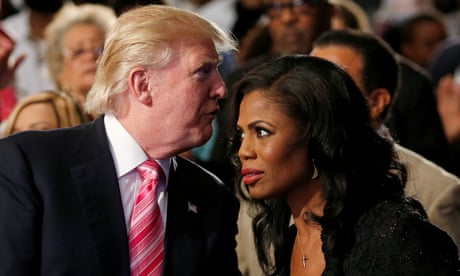
#> input picture assets/original/skin2.jpg, 460 x 276 px
$ python index.py
#> lines starting #> are read from the running program, lines starting #| are printed output that depends on the picture; after the words box and inside, x2 and y2 are one past the last pixel; in counts of white or black regions, pixels touching at a corner belong together
### modules/skin_detection.py
import cv2
import numpy as np
import matplotlib.pyplot as plt

min_HSV = np.array([0, 58, 30], dtype = "uint8")
max_HSV = np.array([33, 255, 255], dtype = "uint8")

def get_skin_region(image):
  image_BGR = cv2.imread(image)
  image_HSV = cv2.cvtColor(image_BGR, cv2.COLOR_BGR2HSV)

  return cv2.inRange(image_HSV, min_HSV, max_HSV), image_BGR


def get_skin(image):
#> called with image = './assets/original/skin2.jpg'
  skin_region, image_BGR = get_skin_region(image)
#> in get_skin_region, image_BGR is the input picture: shape (276, 460, 3); mean B, G, R 46.9, 55.6, 76.7
#> in get_skin_region, `image_HSV = cv2.cvtColor(image_BGR, cv2.COLOR_BGR2HSV)`: image_HSV: shape (276, 460, 3); mean H, S, V 41.7, 113.4, 77.8
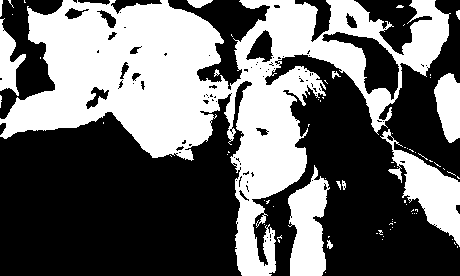
#> skin_region: shape (276, 460); 41.3% white; 74 white regions (61 under 20 px), largest, box (x1, y1, x2, y2) and area: (0, 0, 451, 276) 43260, (380, 129, 460, 247) 3258, (288, 165, 330, 276) 3020
  image_HSV = cv2.bitwise_and(image_BGR, image_BGR, mask = skin_region)
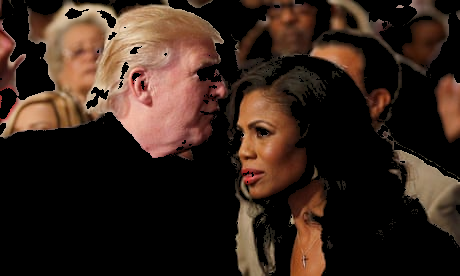
#> image_HSV: shape (276, 460, 3); mean B, G, R 27.4, 36.4, 53.5

  return image_HSV, np.hstack([image_BGR, image_HSV])

### modules/convert.py
import cv2
import numpy as np
import matplotlib.pyplot as plt

def gray2color(image):
  image_BGR = cv2.imread(image)
  colored_image = cv2.applyColorMap(image_BGR, cv2.COLORMAP_INFERNO)

  return colored_image, np.hstack([image_BGR, colored_image])

### index.py
#! env/bin/python3
import cv2
import numpy as np
import matplotlib.pyplot as plt

from modules import skin_detection, convert

_, image = skin_detection.get_skin("./assets/original/skin2.jpg")
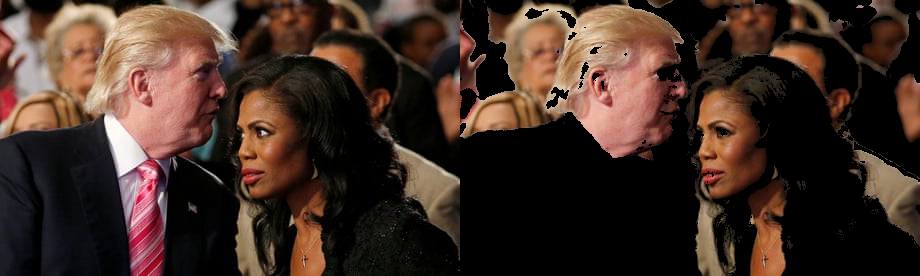
#> image: shape (276, 920, 3); mean of channels 0, 1, 2 37.2, 46, 65.1; drawn as B, G, R

cv2.imwrite("./assets/transformed/hsv.png", image)

_, gray_image = convert.gray2color("./assets/original/gray1.jpg")
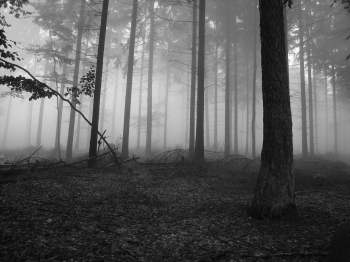
#> input picture assets/original/gray1.jpg, 350 x 262 px
#> in gray2color, image_BGR is the input picture: shape (262, 350, 3); min 4, max 254, mean 94.1
#> in gray2color, `colored_image = cv2.applyColorMap(image_BGR, cv2.COLORMAP_INFERNO)`:
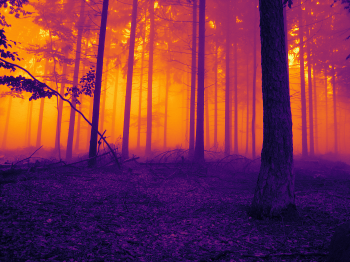
#> colored_image: shape (262, 350, 3); mean B, G, R 70.3, 48.6, 126.3
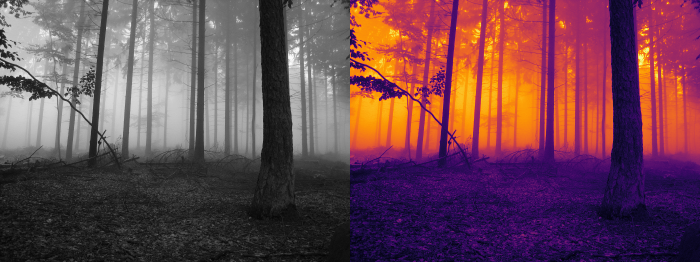
#> gray_image: shape (262, 700, 3); mean of channels 0, 1, 2 82.2, 71.3, 110.2; drawn as B, G, R

cv2.imwrite("./assets/transformed/color.png", gray_image)
